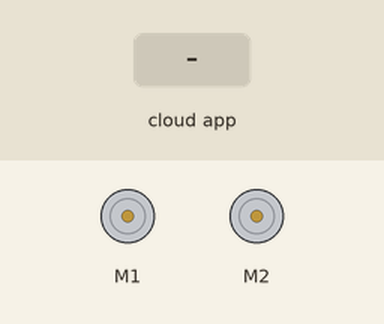
Bench run of a sketch on a simulated Arduino Leonardo, built with avr-gcc and run on an emulated ATmega32U4. Parts: 2 × DC motor (green arrow = forward, orange = backward, longer = faster). Inputs (shaded band) come from the test bench. The ROS host is connected and sends only what is stated.

Above: at 1.2 s.
1.3 s: the phone or cloud app sets linear.x to -100
At 2.4 s:
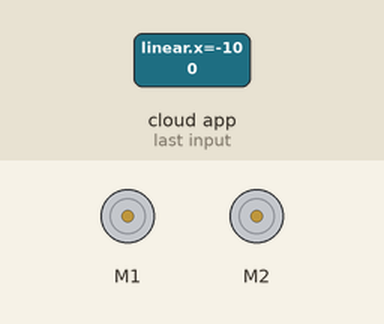
2.9 s: the phone or cloud app sets linear.x to 100
At 3.6 s:
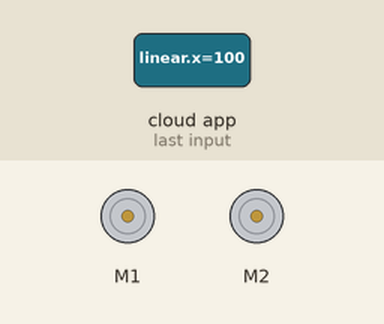
Timing chart, 0 to 5.9 s (numbered marks = the images above; inputs shaded):
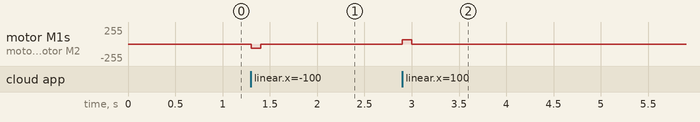

Measured:
- after the input at 1.3 s, motor M1, motor M2: stopped → backward 63/255 at once, → stopped 0.10 s later
- after the input at 2.9 s, motor M1, motor M2: stopped → forward 63/255 at once, → stopped 0.10 s later

The sketch:

ProjZumoLineSensor.ino
```cpp
#define USE_USBCON
#include <Wire.h>
#include <Zumo32U4.h>
#include <ros.h>
#include <geometry_msgs/Twist.h>
#include <std_msgs/Int8.h>

ros::NodeHandle nh;

Zumo32U4LineSensors lineSensors;


bool  lineLeftActive;
bool  lineFrontActive;
bool  lineRightActive;

unsigned int lineSensorValues[3];   //init three

std_msgs::Int8 line_msg;

ros::Publisher pub_line_left("/zumo/line_left", &line_msg);
ros::Publisher pub_line_frontleft("/zumo/line_frontleft", &line_msg);
ros::Publisher pub_line_frontright("/zumo/line_frontright", &line_msg);
ros::Publisher pub_line_right("/zumo/line_right", &line_msg);

void ros_handler( const geometry_msgs::Twist& cmd_msg) {
  float x = cmd_msg.linear.x;
  float y = cmd_msg.linear.y;
  int speed = 100;

  if(x == 1.0) forward(speed);
  if(x == -1.0) backward(speed);
  if(y == 1.0) left(speed);
  if(y == -1.0) right(speed);
  stop();
}

ros::Subscriber<geometry_msgs::Twist> sub("/zumo/cmd_vel", ros_handler);

Zumo32U4Motors motors;

void setup()
{
  nh.initNode();
  nh.subscribe(sub);

  nh.advertise(pub_line_left);
  nh.advertise(pub_line_right);

  lineSensors.initThreeSensors();

  uint16_t defaultBrightnessLevels[] = {1,2,3,4,5,6,7,8,9,10};
}

void publishSensorData()
{
  line_msg.data = lineSensorValues[0]; //left
  pub_line_left.publish( &line_msg);
  pub_line_frontleft.publish( &line_msg);
  line_msg.data = lineSensorValues[2]; //right
  pub_line_right.publish( &line_msg);
  pub_line_frontright.publish( &line_msg);

}

void forward(int time)
{
  motors.setLeftSpeed(100);
  motors.setRightSpeed(100);
  delay(time);
}

void backward(int time)
{
  motors.setLeftSpeed(-100);
  motors.setRightSpeed(-100);
  delay(time);
}

void left(int time)
{
  motors.setLeftSpeed(-100);
  motors.setRightSpeed(100);
  delay(time);
}

void right(int time)
{
  motors.setLeftSpeed(100);
  motors.setRightSpeed(-100);
  delay(time);
}

void stop()
{
  motors.setLeftSpeed(0);
  motors.setRightSpeed(0);
}

void loop()
{
  static uint16_t lastSampleTime = 0;
  if ((uint16_t)(millis() - lastSampleTime) >= 100)
  {
    lastSampleTime = millis();
    lineSensors.read(lineSensorValues,QTR_EMITTERS_ON);
    publishSensorData();
  }
  nh.spinOnce();
  delay(1);
}
```
